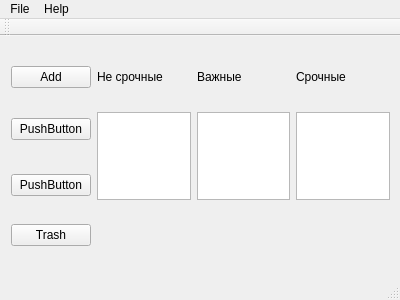
<?xml version="1.0" encoding="UTF-8"?>
<ui version="4.0">
 <class>MainWindow</class>
 <widget class="QMainWindow" name="MainWindow">
  <property name="geometry">
   <rect>
    <x>0</x>
    <y>0</y>
    <width>400</width>
    <height>300</height>
   </rect>
  </property>
  <property name="windowTitle">
   <string>MainWindow</string>
  </property>
  <widget class="QWidget" name="centralWidget">
   <widget class="QWidget" name="gridLayoutWidget">
    <property name="geometry">
     <rect>
      <x>0</x>
      <y>1</y>
      <width>401</width>
      <height>238</height>
     </rect>
    </property>
    <layout class="QGridLayout" name="gridLayout">
     <item row="1" column="0">
      <widget class="QPushButton" name="pushButton_3">
       <property name="text">
        <string>PushButton</string>
       </property>
      </widget>
     </item>
     <item row="0" column="2">
      <widget class="QLabel" name="label">
       <property name="text">
        <string>Не срочные</string>
       </property>
      </widget>
     </item>
     <item row="2" column="0">
      <widget class="QPushButton" name="pushButton_4">
       <property name="text">
        <string>PushButton</string>
       </property>
      </widget>
     </item>
     <item row="1" column="4" rowspan="2">
      <widget class="QListView" name="listView_3"/>
     </item>
     <item row="0" column="0">
      <widget class="QPushButton" name="pushButton">
       <property name="text">
        <string>Add</string>
       </property>
      </widget>
     </item>
     <item row="3" column="0">
      <widget class="QPushButton" name="pushButton_2">
       <property name="text">
        <string>Trash</string>
       </property>
      </widget>
     </item>
     <item row="1" column="3" rowspan="2">
      <widget class="QListView" name="listView_2"/>
     </item>
     <item row="0" column="3">
      <widget class="QLabel" name="label_2">
       <property name="text">
        <string>Важные</string>
       </property>
      </widget>
     </item>
     <item row="1" column="2" rowspan="2">
      <widget class="QListView" name="listView"/>
     </item>
     <item row="0" column="4">
      <widget class="QLabel" name="label_3">
       <property name="text">
        <string>Срочные</string>
       </property>
      </widget>
     </item>
    </layout>
   </widget>
  </widget>
  <widget class="QMenuBar" name="menuBar">
   <property name="geometry">
    <rect>
     <x>0</x>
     <y>0</y>
     <width>400</width>
     <height>21</height>
    </rect>
   </property>
   <widget class="QMenu" name="menuToDoList">
    <property name="title">
     <string>File</string>
    </property>
    <addaction name="actionAdd_new_task"/>
   </widget>
   <widget class="QMenu" name="menuHelp">
    <property name="title">
     <string>Help</string>
    </property>
   </widget>
   <addaction name="menuToDoList"/>
   <addaction name="menuHelp"/>
  </widget>
  <widget class="QToolBar" name="mainToolBar">
   <attribute name="toolBarArea">
    <enum>TopToolBarArea</enum>
   </attribute>
   <attribute name="toolBarBreak">
    <bool>false</bool>
   </attribute>
  </widget>
  <widget class="QStatusBar" name="statusBar"/>
  <action name="actionAdd_new_task">
   <property name="text">
    <string>Add new task</string>
   </property>
  </action>
 </widget>
 <layoutdefault spacing="6" margin="11"/>
 <resources/>
 <connections/>
</ui>
